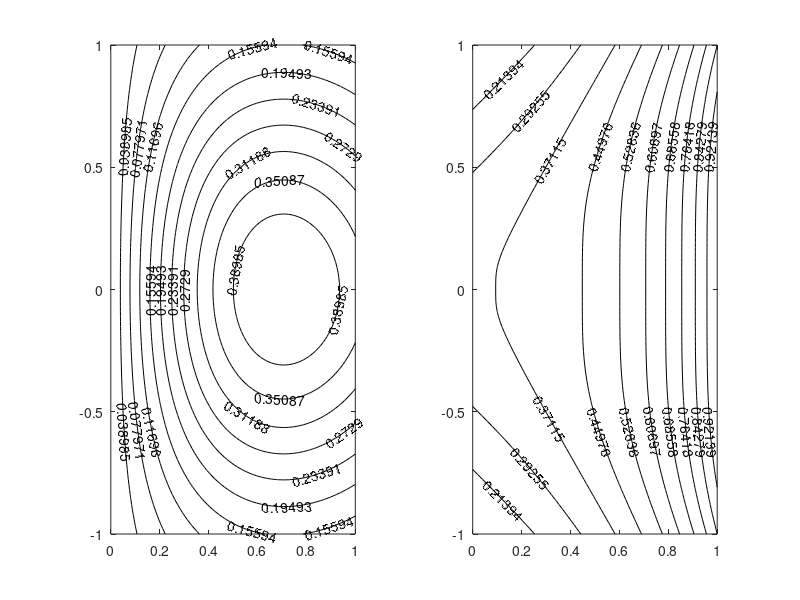

Write the MATLAB code that produced this figure.
width=1;
angle = -10.54/30*0.0; %TO ROTATE CLOCKWISE BY X DEGREES
R = [cos(angle) -sin(angle);sin(angle) cos(angle)];  %CREATE THE MATRIX
%R = [0.97 -0.03;0.03 0.97];
x = linspace(-width*0.0,width);
y = linspace(-width,width);
[Xq,Yq] = meshgrid(x,y); % Original
XY = [Xq(:) Yq(:)]; % Create Matrix Of Vectors
%Z = sin(X) + cos(Y);
rotXY=XY*R';  %MULTIPLY VECTORS BY THE ROT MATRIX
Z = Xq.*exp(-(Xq.^2+Yq.^2)/width^2); % ‘Z’ To Provide A Surface
phi=det(R*R);
%Z = sin(X)

%contourf(X,Y,Z,10)
%colorbar("on")
Xqr = reshape(rotXY(:,1), size(Xq,1), []);
Yqr = reshape(rotXY(:,2), size(Yq,1), []);


Zr = exp(-(Xqr.^2+Yqr.^2-2*Xqr.*sqrt(Xqr.^2+Yqr.^2)*phi+phi^2)/width^2); % ‘Z’ To Provide A Surface


%Zr = Zr/max(max(Zr));

contour(Xqr,Yqr,Z,10,'ShowText',"on", 'linecolor','k') % Rotated contour(X,Y,Z,'ShowText','on')
t = xlabel('z_R');
t = ylabel('r');
%,true,"LabelFormat","%0.1f m"

%contour(Zr,10,"ShowText","on","LabelFormat",@mylabel, 'linecolor','b')
xlim([0 width])
ylim([-width width])

function labels = mylabel(vals)
feetPerMeter = 3.28084;
feet = round(vals.*feetPerMeter);
labels = vals + " m (" + feet + " ft)";
labels(vals == 0) = "0 nm";
end

subplot(1,2,1);
contour(Xqr,Yqr,Z,10,'ShowText',"on", 'linecolor','k'), axis equal

subplot(1,2,2);
contour(Xqr,Yqr,Zr,10,'ShowText',"on", 'linecolor','k'), axis equal
